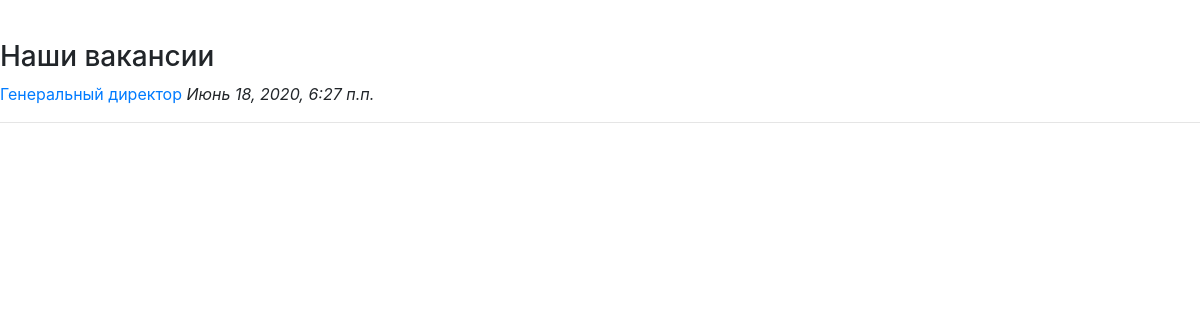
Page /site/vacancies_page/ on the earlier database version.
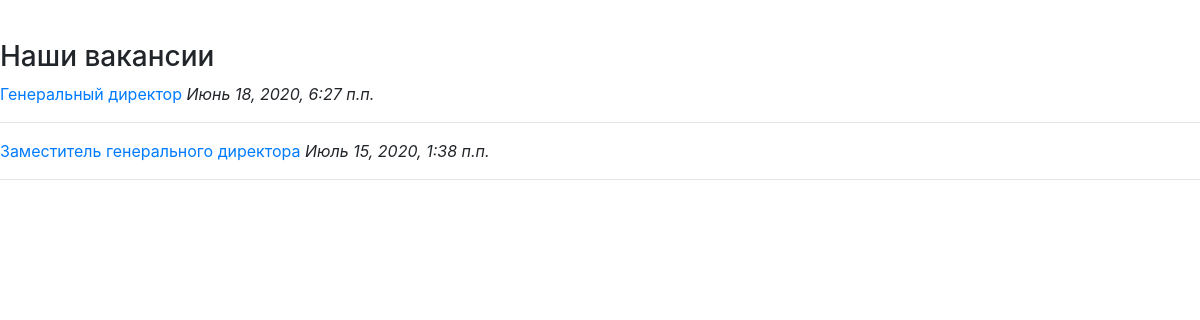
Same page on the later database version.
### companies/models.py (models this page shows, shortened)
class StaffList(MPTTModel):
    parent = TreeForeignKey('self', null=True, blank=True, limit_choices_to={'is_active':True}, on_delete=models.CASCADE, related_name='staff_children', verbose_name="Головная должность")
    company = models.ForeignKey('Company', limit_choices_to={'is_active':True}, on_delete=models.CASCADE, related_name='related_company', verbose_name="Организация")
    name = models.CharField("Наименование", max_length=64)
    description = models.TextField("Описание", null=True, blank=True)
    type = models.ForeignKey('Dict_PositionType', limit_choices_to={'is_active':True}, on_delete=models.CASCADE, related_name='position_type', verbose_name="Тип должности")
    currency = models.ForeignKey('finance.Dict_Currency', on_delete=models.CASCADE, related_name='related_currency', verbose_name="Валюта")
    salary = models.DecimalField("Оклад", max_digits=14, decimal_places=2)
    numberemployees = models.PositiveIntegerField("Кол-во сотрудников", default=1)
    vacancy = RichTextUploadingField("Описание вакансии", null=True, blank=True)
    datecreate = models.DateTimeField("Создана", auto_now_add=True)
    author = models.ForeignKey('auth.User', on_delete=models.CASCADE, verbose_name="Автор")
    is_vacancy = models.BooleanField("Вакансия", default=False)
    is_active = models.BooleanField("Активность", default=True)
    class MPTTMeta:
        order_insertion_by = ['company', 'name']
    class Meta:
        verbose_name = 'Штатное расписание'
        verbose_name_plural = 'Штатные расписания'

### companies/views.py (the view)
# urls.py: path('site/vacancies_page/', vacancies, name = 'vacancies'),
def vacancies(request):
    template_name = 'index.html'
    vacancies_list = StaffList.objects.filter(is_vacancy=True)
    param = 'vacancies'
    return render(request, template_name, {
                                           'vacancies_list': vacancies_list,
                                           'param': param,
                                            })

### templates/index.html (shortened to what this page needs)
{% extends 'base.html' %}
{% block vacancies_list %}
   {% if param == 'vacancies' %}
      <h3>Наши вакансии</h3>
      <div class="content-entry">
          {% for vacancy in vacancies_list %}
             <a href="{% url 'my_main:vacancy_detail' vacancy.pk %}">{{ vacancy.name }}</a>&nbsp;<i>{{ vacancy.datecreate }}</i>&nbsp;<br />
             <hr>
          {% endfor %}
      </div>
      <p>&nbsp;</p>
   {% endif %}
{% endblock vacancies_list %}

### templates/base.html (shortened to what this page needs)
<!DOCTYPE html>
<html lang="en">
    <head>
        {% load static %}
        <link rel="stylesheet" href="{% static 'css/base.css' %}">
        <link rel="stylesheet" href="{% static 'css/bootstrap.min.css' %}">
        <link rel="stylesheet" href="{% static 'css/hint.css' %}">
        <link rel="stylesheet" href="https://stackpath.bootstrapcdn.com/bootstrap/4.4.1/css/bootstrap.min.css">
        {% block head %}
            {% if user.is_authenticated %}
               <ul>{% load menubuilder %}{% menu main_menu %}
            {% else %}
               <ul>{% load menubuilder %}{% menu logout_menu %}
               </ul>
            {% endif %}
        {% endblock %}
    </head>
    <body>
        <br />
        <section id=content>
            {% block vacancies_list %}
            {% endblock %}
        </section>
    </body>
</html>

### static/css/base.css (style rules this page uses)
body { font-family: 'Source Sans Pro', sans-serif; font-size: 18px; }
* { box-sizing: border-box; }

Differences in the rows shown:
added StaffList: name "Заместитель генерального директора", datecreate "Июль 15, 2020, 1:38 п.п."
